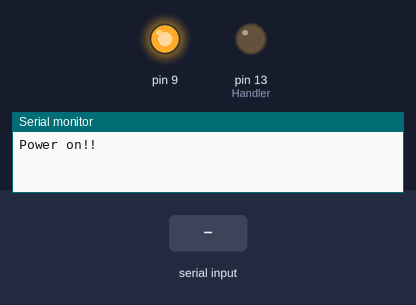
This sketch was run on a simulated Arduino Uno, built with avr-gcc and run on an emulated ATmega328P. Shown: output pins drawn as LEDs (lit = HIGH), the last lines printed to the serial monitor. The test bench sets the inputs (shaded band).

Above: at 1.2 s.
1.3 s: "S" received over the second serial link
At 1.9 s:
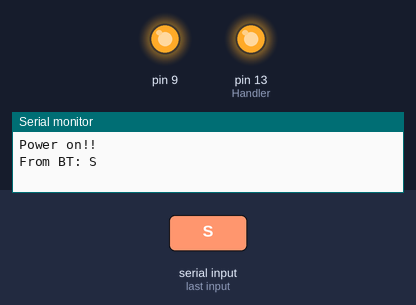
2.8 s: "1" received over the second serial link
At 3.1 s:
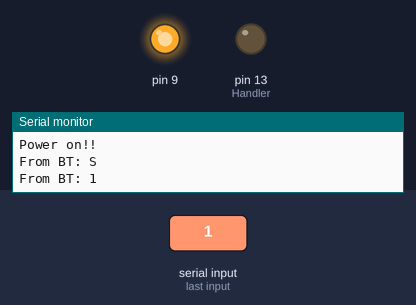
4.3 s: "0" received over the second serial link
At 5.4 s:
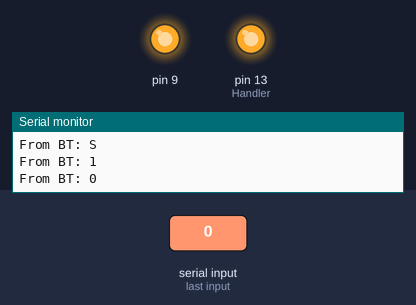
5.8 s: "2" received over the second serial link
At 6.6 s:
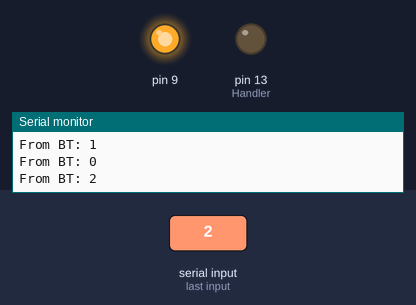
Timing chart, 0 to 8.3 s (numbered marks = the images above; inputs shaded):
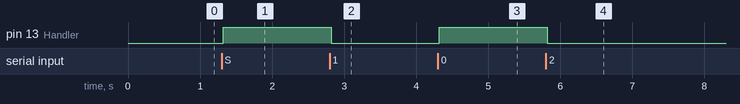

Measured:
- after the input at 1.3 s, pin 13 (Handler): LOW → HIGH at once
- after the input at 2.8 s, pin 13 (Handler): HIGH → LOW at once
- after the input at 4.3 s, pin 13 (Handler): LOW → HIGH at once
- after the input at 5.8 s, pin 13 (Handler): HIGH → LOW at once

The sketch:

bluetooth_scatch.ino
```cpp
#include <SoftwareSerial.h>
#define RxD 2
#define TxD 3

#define Handler 13

SoftwareSerial blueToothSerial(RxD,TxD);//the software serial port

char recv_str[100];

void setup()
{
    // use PIN 9 for AT mode
    pinMode(9, OUTPUT);
    digitalWrite(9, HIGH);

    pinMode(Handler, OUTPUT);

    Serial.begin(9600);   //Serial port for debugging
    pinMode(RxD, INPUT);    //UART pin for Bluetooth
    pinMode(TxD, OUTPUT);   //UART pin for Bluetooth
    Serial.println("\r\nPower on!!");

    blueToothSerial.begin(9600);
}

void loop()
{
    int readBytes = recvMsg();
    if(readBytes > 0)
    {
        //check if there's any data sent from the remote bluetooth shield
        //recv_str[readBytes] = '\0';
        Serial.print("From BT: ");
        Serial.println((char *)recv_str);

        handleCommand();
    }

}

// receives data from the bluetooth
int recvMsg()
{
    int i = 0;
    while(blueToothSerial.available())
    {
        recv_str[i] = (char)blueToothSerial.read();
        i++;
        delay(20);
    }

    return i;
}

// handles the command received from BT
void handleCommand()
{
    int state = digitalRead(Handler);
    if(state == HIGH)
    {
        digitalWrite(Handler, LOW);
        blueToothSerial.print("Arduino: OFF\n");
    }
    else
    {
        digitalWrite(Handler, HIGH);
        blueToothSerial.print("Arduino: ON\n");
    }
}

//configure the Bluetooth through AT commands
int setupBlueToothConnection()
{
    Serial.print("Setting up Bluetooth link\r\n");
    delay(3500);//wait for module restart

    //send command to module in different baud rate
    while(1)
    {
        delay(500);
        blueToothSerial.begin(9600);
        delay(500);
        Serial.print("try 9600\r\n");
        if(sendBlueToothCommand("AT") == 0)
            break;
        delay(500);
        blueToothSerial.begin(115200);
        delay(500);
        Serial.print("try 115200\r\n");
        if(sendBlueToothCommand("AT") == 0)
            break;
    }

    //we have to set the baud rate to 9600, since the soft serial is not stable at 115200
    sendBlueToothCommand("AT+RENEW");//restore factory configurations
    sendBlueToothCommand("AT+UART9600");
    // sendBlueToothCommand("AT+BAUD2");//reset the module's baud rate
    //sendBlueToothCommand("AT+AUTH1");//enable authentication
    sendBlueToothCommand("AT+RESET");//restart module to take effect
    blueToothSerial.begin(9600);//reset the Arduino's baud rate
    delay(3500);//wait for module restart
    //sendBlueToothCommand("AT+LADD?");//get EDR MAC
    //configure parameters of the module
   // sendBlueToothCommand("AT+VERS?");//get firmware version
   // sendBlueToothCommand("AT+ADDE?");//get EDR MAC
   // sendBlueToothCommand("AT+ADDB?");//get BLE MAC
   // sendBlueToothCommand("AT+NAMEHM-13-EDR");//set EDR name
   // sendBlueToothCommand("AT+NAMBHM-13-BLE");//set BLE name
   // sendBlueToothCommand("AT+PINE123451");//set EDR password
   // sendBlueToothCommand("AT+PINB123451");//set BLE password
    sendBlueToothCommand("AT+SCAN0");//set module visible
    sendBlueToothCommand("AT+NOTI1");//enable connect notifications
    //sendBlueToothCommand("AT+NOTP1");//enable address notifications
   // sendBlueToothCommand("AT+PIO01");//enable key function
   // #if MASTER
   // sendBlueToothCommand("AT+ROLB1");//set to master mode
  //  #else
    sendBlueToothCommand("AT+ROLB0");//set to slave mode
  //  #endif
//     sendBlueToothCommand("AT+RESET");//restart module to take effect

    char flag = 1;
    do
    {
        if(Serial.available())
        {
            if( Serial.read() == 'S')
            {
                sendBlueToothCommand("AT+RESET\r\n");
                Serial.print("resetting...\r\n");
                flag = 0;
            }
         }
    }
    while(flag);

    delay(3500);//wait for module restart
    // if(sendBlueToothCommand("AT") != 0) return -1;//detect if the module exists
    Serial.print("Setup complete\r\n\r\n");
    return 0;
}

//send command to Bluetooth and return if there is a response
int sendBlueToothCommand(char command[])
{
    Serial.print("send: ");
    Serial.print(command);
    Serial.println("");

    blueToothSerial.print(command);
    delay(200);

    if(recvMsg(200) != 0) return -1;
    Serial.print(recv_str);

    Serial.println("");
    return 0;
}

//receive message from Bluetooth with time out
int recvMsg(unsigned int timeout)
{
    //wait for feedback
    unsigned int time = 0;
    unsigned char num;
    unsigned char i;

    //waiting for the first character with time out
    i = 0;
    while(1)
    {
        delay(50);
        if(blueToothSerial.available())
        {
            recv_str[i] = char(blueToothSerial.read());
            i++;
            break;
        }
        time++;
        if(time > (timeout / 50)) return -1;
    }

    //read other characters from uart buffer to string
    while(blueToothSerial.available() && (i < 100))
    {
        recv_str[i] = char(blueToothSerial.read());
        i++;
    }
    recv_str[i] = '\0';

    return 0;
}
```
